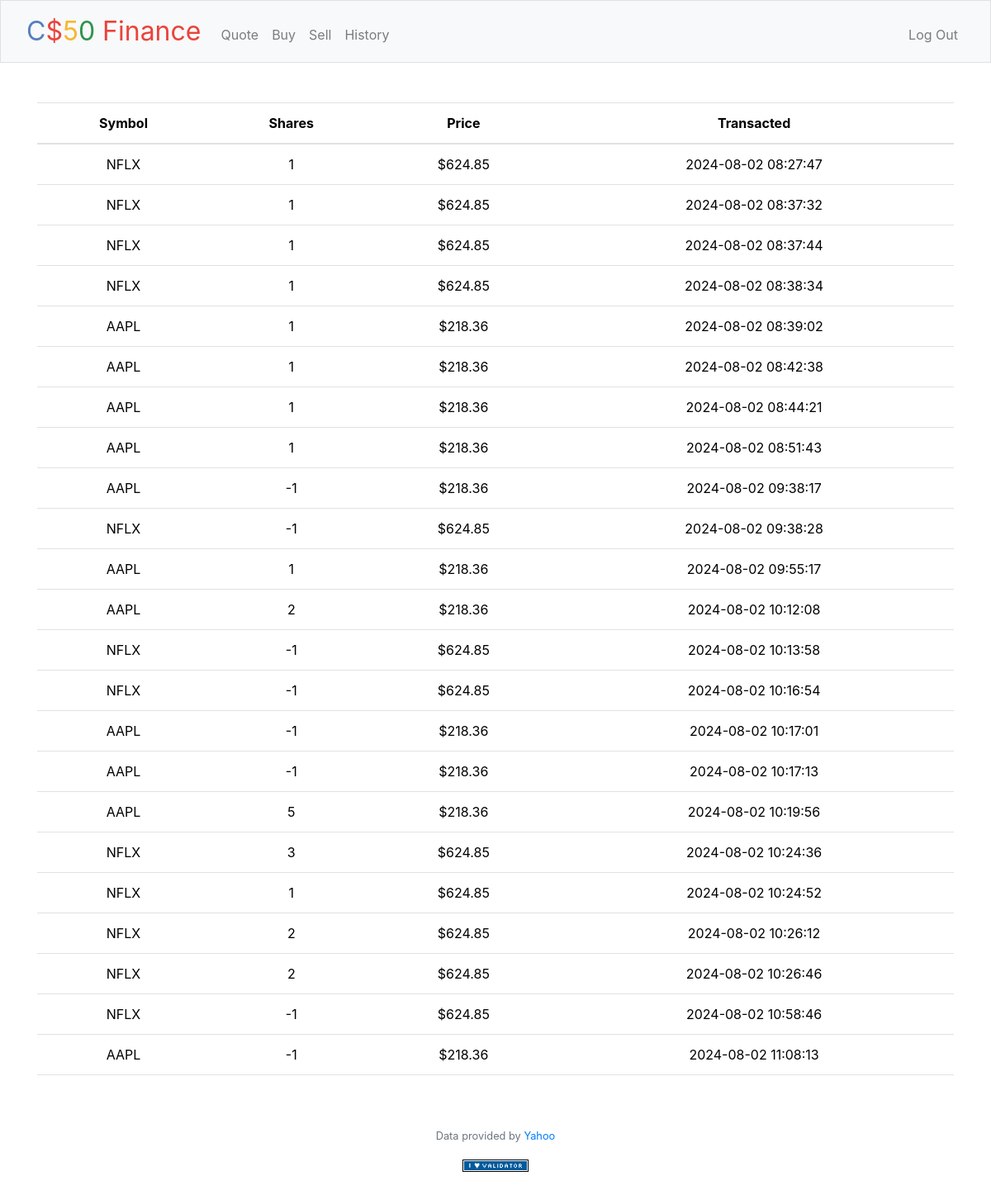
The app's page /history (signed in) with its own data.
### tables this page shows
CREATE TABLE 'transactions' ('id' INTEGER PRIMARY KEY AUTOINCREMENT NOT NULL, 'user_id' INTEGER, 'symbol' TEXT, 'shares' INTEGER, 'price' REAL, 'date' DATETIME);

### app.py (the view)
@app.route("/history")
@login_required
def history():
    user_id = session['user_id']
    transactionsdb = db.execute('select * from transactions where user_id=?', user_id)
    return render_template('history.html', transactions = transactionsdb)

### app.py (called while the page is built)
@app.after_request
def after_request(response):
    response.headers["Cache-Control"] = "no-cache, no-store, must-revalidate"
    response.headers["Expires"] = 0
    response.headers["Pragma"] = "no-cache"
    return response

### helpers.py (called while the page is built)
def login_required(f):
    @wraps(f)
    def decorated_function(*args, **kwargs):
        if session.get("user_id") is None:
            return redirect("/login")
        return f(*args, **kwargs)
    return decorated_function

def usd(value):
    return f"${value:,.2f}"

### templates/history.html (shortened to what this page needs)
{% extends "layout.html" %}
{% block main %}
    <table class="table">
        <thead>
          <tr>
            <th scope="col">Symbol</th>
            <th scope="col">Shares</th>
            <th scope="col">Price</th>
            <th scope="col">Transacted</th>
          </tr>
        </thead>
        <tbody>
            {% for row in transactions %}
                <tr>
                    <td> {{ row['symbol'] }} </td>
                    <td> {{ row['shares'] }} </td>
                    <td> {{ row['price'] | usd }} </td>
                    <td> {{ row['date'] }}</td>
                </tr>
            {% endfor %}
        </tbody>
      </table>
{% endblock %}

### templates/layout.html (shortened to what this page needs)
<!DOCTYPE html>
<html lang="en">
    <head>
        <link href="https://cdn.jsdelivr.net/npm/bootstrap@5.3.3/dist/css/bootstrap.min.css" rel="stylesheet">
        <link href="/static/styles.css" rel="stylesheet">
        <link rel="stylesheet" href="https://cdn.jsdelivr.net/npm/bootstrap@4.0.0/dist/css/bootstrap.min.css">
    </head>
    <body>
        <nav class="bg-light border navbar navbar-expand-md navbar-light">
            <div class="container-fluid">
                <a class="navbar-brand" href="/"><span class="blue">C</span><span class="red">$</span><span class="yellow">5</span><span class="green">0</span> <span class="red">Finance</span></a>
                <div class="collapse navbar-collapse" id="navbar">
                    {% if session["user_id"] %}
                        <ul class="navbar-nav me-auto mt-2">
                            <li class="nav-item"><a class="nav-link" href="/quote">Quote</a></li>
                            <li class="nav-item"><a class="nav-link" href="/buy">Buy</a></li>
                            <li class="nav-item"><a class="nav-link" href="/sell">Sell</a></li>
                            <li class="nav-item"><a class="nav-link" href="/history">History</a></li>
                        </ul>
                        <ul class="navbar-nav ms-auto mt-2">
                            <li class="nav-item"><a class="nav-link" href="/logout">Log Out</a></li>
                        </ul>
                    {% else %}
                        <ul class="navbar-nav ms-auto mt-2">
                            <li class="nav-item"><a class="nav-link" href="/register">Register</a></li>
                            <li class="nav-item"><a class="nav-link" href="/login">Log In</a></li>
                        </ul>
                    {% endif %}
                </div>
            </div>
        </nav>
        <main class="container py-5 text-center">
            {% block main %}{% endblock %}
        </main>
        <footer class="mb-5">
            <p class="mb-3 small text-center text-muted">
                Data provided by <a href="https://finance.yahoo.com/">Yahoo</a>
            </p>
            <form action="https://validator.w3.org/check" class="text-center" enctype="multipart/form-data" method="post" target="_blank">
                <input alt="Validate" src="/static/I_heart_validator.png" type="image">
            </form>
        </footer>
    </body>
</html>

### static/styles.css (style rules this page uses)
nav .navbar-brand { font-size: xx-large; }
nav .navbar-brand .blue { color: #537fbe; }
nav .navbar-brand .red { color: #ea433b; }
nav .navbar-brand .yellow { color: #f5b82e; }
nav .navbar-brand .green { color: #2e944b; }

### records on screen
transactions: symbol "NFLX", shares "1", price "$624.85", date "2024-08-02 08:27:47"
transactions: symbol "NFLX", shares "1", price "$624.85", date "2024-08-02 08:37:32"
transactions: symbol "NFLX", shares "1", price "$624.85", date "2024-08-02 08:37:44"
transactions: symbol "NFLX", shares "1", price "$624.85", date "2024-08-02 08:38:34"
transactions: symbol "AAPL", shares "1", price "$218.36", date "2024-08-02 08:39:02"
transactions: symbol "AAPL", shares "1", price "$218.36", date "2024-08-02 08:42:38"
transactions: symbol "AAPL", shares "1", price "$218.36", date "2024-08-02 08:44:21"
transactions: symbol "AAPL", shares "1", price "$218.36", date "2024-08-02 08:51:43"
transactions: symbol "AAPL", shares "-1", price "$218.36", date "2024-08-02 09:38:17"
transactions: symbol "NFLX", shares "-1", price "$624.85", date "2024-08-02 09:38:28"
transactions: symbol "AAPL", shares "1", price "$218.36", date "2024-08-02 09:55:17"
transactions: symbol "AAPL", shares "2", price "$218.36", date "2024-08-02 10:12:08"
transactions: symbol "NFLX", shares "-1", price "$624.85", date "2024-08-02 10:13:58"
transactions: symbol "NFLX", shares "-1", price "$624.85", date "2024-08-02 10:16:54"
transactions: symbol "AAPL", shares "-1", price "$218.36", date "2024-08-02 10:17:01"
transactions: symbol "AAPL", shares "-1", price "$218.36", date "2024-08-02 10:17:13"
transactions: symbol "AAPL", shares "5", price "$218.36", date "2024-08-02 10:19:56"
transactions: symbol "NFLX", shares "3", price "$624.85", date "2024-08-02 10:24:36"
transactions: symbol "NFLX", shares "1", price "$624.85", date "2024-08-02 10:24:52"
transactions: symbol "NFLX", shares "2", price "$624.85", date "2024-08-02 10:26:12"
transactions: symbol "NFLX", shares "2", price "$624.85", date "2024-08-02 10:26:46"
transactions: symbol "NFLX", shares "-1", price "$624.85", date "2024-08-02 10:58:46"
transactions: symbol "AAPL", shares "-1", price "$218.36", date "2024-08-02 11:08:13"
